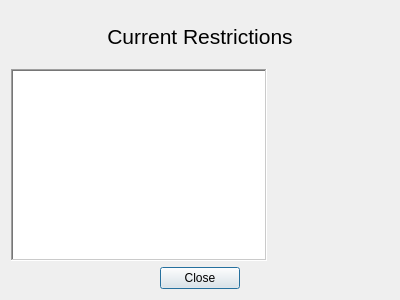
<?xml version="1.0" encoding="UTF-8"?>
<ui version="4.0">
 <class>ShowCurrentRestrictionsDialog</class>
 <widget class="QDialog" name="ShowCurrentRestrictionsDialog">
  <property name="geometry">
   <rect>
    <x>0</x>
    <y>0</y>
    <width>400</width>
    <height>300</height>
   </rect>
  </property>
  <property name="windowTitle">
   <string>Dialog</string>
  </property>
  <layout class="QVBoxLayout" name="verticalLayout">
   <item>
    <widget class="QLabel" name="label">
     <property name="text">
      <string>&lt;html&gt;&lt;head/&gt;&lt;body&gt;&lt;p align=&quot;center&quot;&gt;&lt;span style=&quot; font-size:16pt;&quot;&gt;Current Restrictions&lt;/span&gt;&lt;/p&gt;&lt;/body&gt;&lt;/html&gt;</string>
     </property>
    </widget>
   </item>
   <item alignment="Qt::AlignLeft|Qt::AlignTop">
    <widget class="QListWidget" name="restraintsListBox">
     <property name="sizePolicy">
      <sizepolicy hsizetype="MinimumExpanding" vsizetype="MinimumExpanding">
       <horstretch>0</horstretch>
       <verstretch>0</verstretch>
      </sizepolicy>
     </property>
     <property name="frameShape">
      <enum>QFrame::WinPanel</enum>
     </property>
     <property name="editTriggers">
      <set>QAbstractItemView::NoEditTriggers</set>
     </property>
     <property name="selectionMode">
      <enum>QAbstractItemView::NoSelection</enum>
     </property>
    </widget>
   </item>
   <item alignment="Qt::AlignHCenter">
    <widget class="QDialogButtonBox" name="buttonBox">
     <property name="orientation">
      <enum>Qt::Horizontal</enum>
     </property>
     <property name="standardButtons">
      <set>QDialogButtonBox::Close</set>
     </property>
    </widget>
   </item>
  </layout>
 </widget>
 <resources/>
 <connections>
  <connection>
   <sender>buttonBox</sender>
   <signal>accepted()</signal>
   <receiver>ShowCurrentRestrictionsDialog</receiver>
   <slot>accept()</slot>
   <hints>
    <hint type="sourcelabel">
     <x>248</x>
     <y>254</y>
    </hint>
    <hint type="destinationlabel">
     <x>157</x>
     <y>274</y>
    </hint>
   </hints>
  </connection>
  <connection>
   <sender>buttonBox</sender>
   <signal>rejected()</signal>
   <receiver>ShowCurrentRestrictionsDialog</receiver>
   <slot>reject()</slot>
   <hints>
    <hint type="sourcelabel">
     <x>316</x>
     <y>260</y>
    </hint>
    <hint type="destinationlabel">
     <x>286</x>
     <y>274</y>
    </hint>
   </hints>
  </connection>
 </connections>
</ui>
